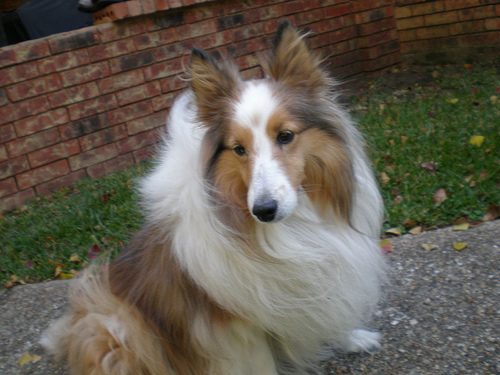
#> input picture imagenet_val_sample/ILSVRC2012_val_00000003.JPEG, 500 x 375 px, found by its file name
$ python main.py
#> lines starting #> are read from the running program, lines starting #| are printed output that depends on the picture; after the words box and inside, x2 and y2 are one past the last pixel; in counts of white or black regions, pixels touching at a corner belong together
# Install the necessary libraries.
# List of libraries installed:

#   beautifulSoup4
#   lmxl
#   opencv-python
#   scikit-image


#Import the libraries:
from bs4 import BeautifulSoup
import ast
import numpy as np
import cv2
from skimage import io
import matplotlib.pyplot as plt


############****************************################################
#Extract the coordinates and name of the image from

#Link to Image xml information file
img_info_url="/Users/zola/Desktop/image_highlighter/imagenet_val_sample/ILSVRC2012_val_00000003.xml"

with open(img_info_url, 'r') as f:
#> (reads imagenet_val_sample/ILSVRC2012_val_00000003.xml from the repository)
    txtdata = f.read()

bs_data=BeautifulSoup(txtdata,"xml")

imageName=bs_data.find_all("name")
imageSize=bs_data.find_all("bndbox")

coordinate_list=[]
name_list=[]

for line in imageName:
  theLine=line.get_text().strip()
  theLine=theLine.replace("n","")
  name_list.append(theLine)

each_line_list=[]
for item in imageSize:
  each_line=item.get_text().strip()
  each_line_list.append(each_line)

string_list=[]

for item in each_line_list:
  string_list.append(item.split("\n"))

for item in string_list:
  list_within=[]
  for i in item:
    i=int(i)
    list_within.append(i)
  coordinate_list.append(list_within)


# ****************************************************************************
#Extract the label of the picture from the txt file.

#The address of the txt file
gitrepoUrl="/Users/zola/Desktop/image_highlighter/gitRepo/imagenet_label_to_wordnet_synset.txt"

# Read the contents of the text file
with open(gitrepoUrl, 'r') as file:
#> (reads gitRepo/imagenet_label_to_wordnet_synset.txt from the repository)
    file_content = file.read()

# Safely evaluate the string representation of the dictionary
data_dict = ast.literal_eval(file_content)

id_label_dict={}

for key in data_dict:
  for key2 in data_dict[key]:
    id=data_dict[key]['id'].replace("-n","")
    if id in name_list:
      if id in id_label_dict:
        id_label_dict[id].append([data_dict[key]['label']])
      id_label_dict[id]=[data_dict[key]['label']]
    break


###################***********_____________________****************##########
#Display the image


imageURL="/Users/zola/Desktop/image_highlighter/imagenet_val_sample/ILSVRC2012_val_00000003.JPEG"
image = io.imread(imageURL)
#> image is the input picture: shape (375, 500, 3); mean R, G, B 99.1, 92.6, 80.2

for i in range(len(coordinate_list)):
  cv2.rectangle(image,(coordinate_list[i][0],coordinate_list[i][1]),(coordinate_list[i][2],coordinate_list[i][3]),color=(255,0,0), thickness=2)
  cv2.putText(image, id_label_dict[name_list[i]][0], (coordinate_list[i][0]+2, coordinate_list[i][1]+100), cv2.FONT_HERSHEY_SIMPLEX, 0.5, (36,255,11), 1)
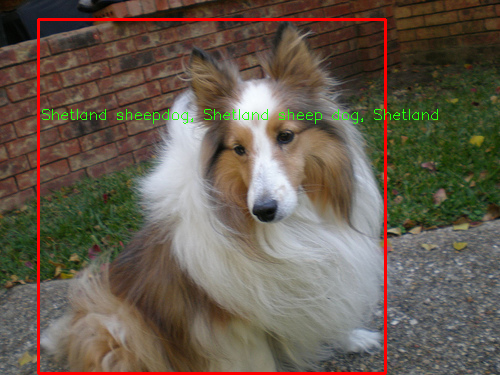
#> image: shape (375, 500, 3); 2.7% of pixels changed, all inside (x1, y1, x2, y2) = (37, 18, 438, 375)

plt.imshow(image)

plt.show()
